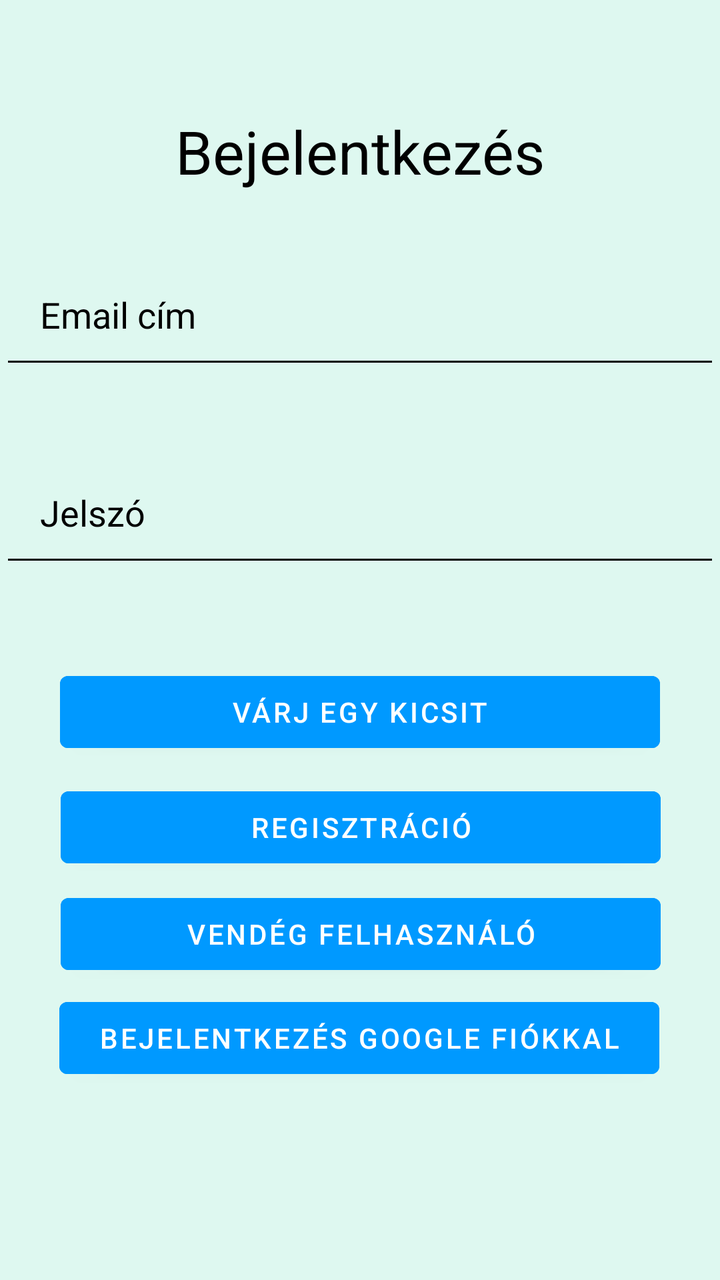
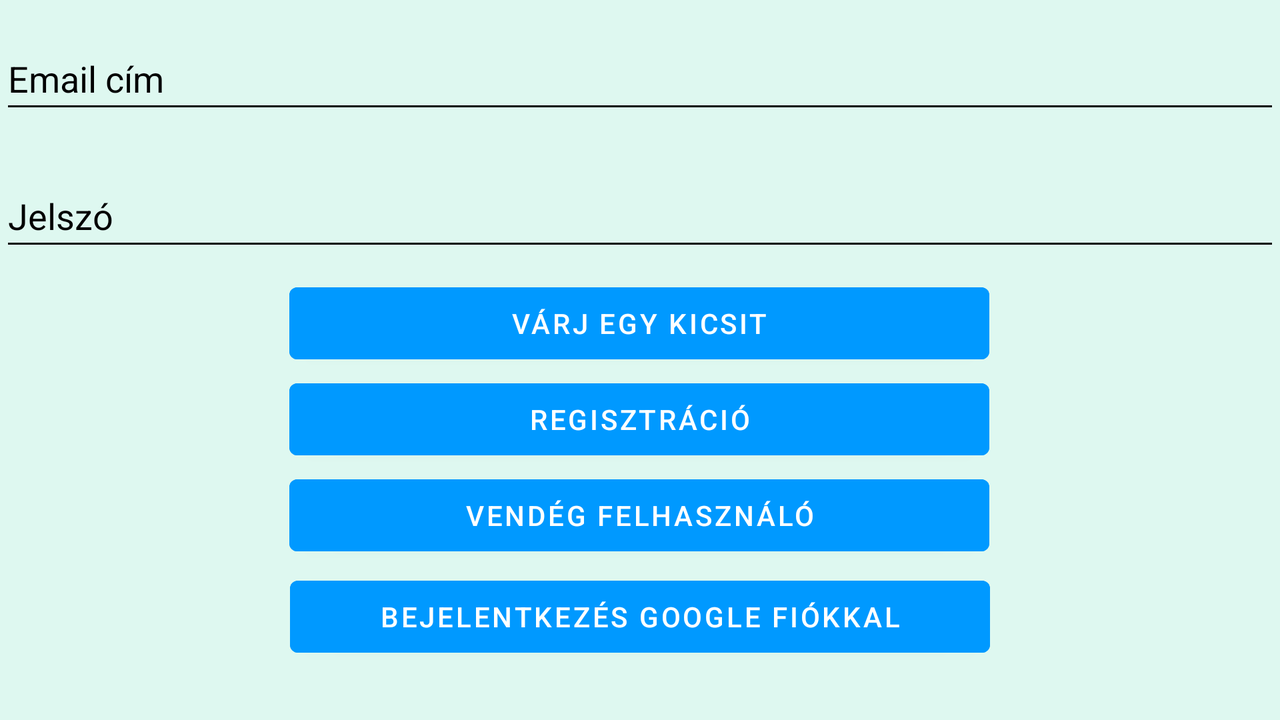

Two renders of one Android screen. The first uses the default layout on a phone; the second uses the alternative layout the repository ships for a different screen configuration, on a matching device. The two XML files are below.
<!-- AndroidManifest.xml: application theme Theme.TileShop -->
<!-- res/layout/activity_main.xml -->
<?xml version="1.0" encoding="utf-8"?>
<androidx.constraintlayout.widget.ConstraintLayout xmlns:android="http://schemas.android.com/apk/res/android"
    xmlns:app="http://schemas.android.com/apk/res-auto"
    xmlns:tools="http://schemas.android.com/tools"
    android:id="@+id/constrainLayout"
    android:layout_width="match_parent"
    android:layout_height="match_parent"
    android:background="@color/backgroundColor"
    tools:context=".MainActivity">

    <TextView
        android:layout_width="match_parent"
        android:layout_height="wrap_content"
        android:text="@string/login"
        android:textAlignment="center"
        android:textColor="@color/black"
        android:textSize="30sp"
        app:layout_constraintBottom_toTopOf="@+id/userNameEditText"
        app:layout_constraintEnd_toEndOf="parent"
        app:layout_constraintHorizontal_bias="0.0"
        app:layout_constraintStart_toStartOf="parent"
        app:layout_constraintTop_toTopOf="parent"
        app:layout_constraintVertical_bias="0.654" />

    <EditText
        android:id="@+id/userNameEditText"
        android:layout_width="match_parent"
        android:layout_height="wrap_content"
        android:ems="10"
        android:hint="@string/email"
        android:inputType="textEmailAddress"
        android:minHeight="48dp"
        android:padding="20dp"
        android:textColorHint="@color/black"
        app:backgroundTint="@color/black"
        android:textColor="@color/black"
        app:layout_constraintBottom_toBottomOf="parent"
        app:layout_constraintTop_toTopOf="parent"
        app:layout_constraintVertical_bias="0.217"
        tools:layout_editor_absoluteX="0dp" />

    <EditText
        android:id="@+id/passwordEditText"
        android:layout_width="match_parent"
        android:layout_height="wrap_content"
        android:ems="10"
        android:hint="@string/password"
        android:inputType="textPassword"
        android:minHeight="48dp"
        android:padding="20dp"
        android:textColorHint="@color/black"
        app:backgroundTint="@color/black"
        android:textColor="@color/black"
        app:layout_constraintBottom_toBottomOf="parent"
        app:layout_constraintTop_toBottomOf="@+id/userNameEditText"
        app:layout_constraintVertical_bias="0.09"
        tools:layout_editor_absoluteX="30dp" />

    <Button
        android:id="@+id/loginButton"
        android:layout_width="300dp"
        android:layout_height="wrap_content"
        android:onClick="login"
        android:text="Várj egy kicsit"
        app:layout_constraintBottom_toBottomOf="parent"
        app:layout_constraintEnd_toEndOf="parent"
        app:layout_constraintStart_toStartOf="parent"
        app:layout_constraintTop_toBottomOf="@+id/passwordEditText"
        app:layout_constraintVertical_bias="0.144"
        android:backgroundTint="@color/button_color"
        android:textColor="@color/white"
        tools:ignore="MissingConstraints,UsingOnClickInXml" />

    <Button
        android:id="@+id/registButton"
        android:layout_width="300dp"
        android:layout_height="wrap_content"
        android:backgroundTint="@color/button_color"
        android:onClick="registration"
        android:text="@string/registration"
        android:textColor="@color/white"
        app:layout_constraintBottom_toBottomOf="parent"
        app:layout_constraintEnd_toEndOf="parent"
        app:layout_constraintHorizontal_bias="0.504"
        app:layout_constraintStart_toStartOf="parent"
        app:layout_constraintTop_toBottomOf="@+id/loginButton"
        app:layout_constraintVertical_bias="0.045"
        tools:ignore="MissingConstraints,UsingOnClickInXml" />

    <Button
        android:id="@+id/guestLoginButton"
        android:layout_width="300dp"
        android:layout_height="wrap_content"
        android:backgroundTint="@color/button_color"
        android:onClick="loginAsGuest"
        android:text="@string/guest"
        android:textColor="@color/white"
        app:layout_constraintBottom_toBottomOf="parent"
        app:layout_constraintEnd_toEndOf="parent"
        app:layout_constraintHorizontal_bias="0.504"
        app:layout_constraintStart_toStartOf="parent"
        app:layout_constraintTop_toBottomOf="@+id/registButton"
        app:layout_constraintVertical_bias="0.035"
        tools:ignore="MissingConstraints,UsingOnClickInXml" />

    <Button
        android:id="@+id/googleLoginButton"
        android:layout_width="300dp"
        android:layout_height="wrap_content"
        android:backgroundTint="@color/button_color"
        android:onClick="googleLogin"
        android:text="@string/googleLogin"
        android:textColor="@color/white"
        app:layout_constraintBottom_toBottomOf="parent"
        app:layout_constraintEnd_toEndOf="parent"
        app:layout_constraintHorizontal_bias="0.495"
        app:layout_constraintStart_toStartOf="parent"
        app:layout_constraintTop_toBottomOf="@+id/guestLoginButton"
        app:layout_constraintVertical_bias="0.04"
        tools:ignore="MissingConstraints,UsingOnClickInXml" />

</androidx.constraintlayout.widget.ConstraintLayout>
<!-- resources referenced by this layout -->
<resources>
  <color name="backgroundColor">#DEF8F0</color>
  <color name="black">#FF000000</color>
  <color name="button_color">#0099FF</color>
  <color name="white">#FFFFFFFF</color>
  <string name="email">Email cím</string>
  <string name="googleLogin">Bejelentkezés google fiókkal</string>
  <string name="guest">Vendég felhasználó</string>
  <string name="login">Bejelentkezés</string>
  <string name="password">Jelszó</string>
  <string name="registration">Regisztráció</string>
  <style name="Theme.TileShop" parent="Theme.MaterialComponents.DayNight.DarkActionBar">
          
          <item name="colorPrimary">@color/purple_500</item>
          <item name="colorPrimaryVariant">@color/purple_700</item>
          <item name="colorOnPrimary">@color/white</item>
          
          <item name="colorSecondary">@color/teal_200</item>
          <item name="colorSecondaryVariant">@color/teal_700</item>
          <item name="colorOnSecondary">@color/black</item>
          
          <item name="android:statusBarColor" tools:targetApi="l">?attr/colorPrimaryVariant</item>
          
          <item name="android:windowAnimationStyle">@style/CustomActivityAnimation</item>
      </style>
  <color name="purple_500">#FF6200EE</color>
  <color name="purple_700">#FF3700B3</color>
  <color name="teal_200">#FF03DAC5</color>
  <color name="teal_700">#FF018786</color>
  <style name="CustomActivityAnimation" parent="@android:style/Animation.Activity">
          <item name="android:activityOpenEnterAnimation">@anim/slide_in_row</item>
          <item name="android:activityOpenExitAnimation">@anim/slide_out_left</item>
          <item name="android:activityCloseEnterAnimation">@anim/slide_in_left</item>
          <item name="android:activityCloseExitAnimation">@anim/slide_out_right</item>
      </style>
</resources>
<!-- res/layout-land/activity_main.xml (the repository's variant of the layout above) -->
<!-- drawn on the phone turned sideways -->
<?xml version="1.0" encoding="utf-8"?>
<androidx.constraintlayout.widget.ConstraintLayout xmlns:android="http://schemas.android.com/apk/res/android"
    xmlns:app="http://schemas.android.com/apk/res-auto"
    xmlns:tools="http://schemas.android.com/tools"
    android:layout_width="match_parent"
    android:layout_height="match_parent"
    android:background="@color/backgroundColor"
    tools:context=".MainActivity">


    <EditText
        android:id="@+id/userNameEditText"
        android:layout_width="match_parent"
        android:layout_height="wrap_content"
        android:ems="10"
        android:hint="@string/email"
        android:inputType="textEmailAddress"
        android:minHeight="48dp"
        android:textColorHint="@color/black"
        app:backgroundTint="@color/black"
        android:textColor="@color/black"
        app:layout_constraintBottom_toBottomOf="parent"
        app:layout_constraintTop_toTopOf="parent"
        app:layout_constraintVertical_bias="0.044"
        tools:layout_editor_absoluteX="0dp" />

    <EditText
        android:id="@+id/passwordEditText"
        android:layout_width="match_parent"
        android:layout_height="wrap_content"
        android:ems="10"
        android:hint="@string/password"
        android:inputType="textPassword"
        android:minHeight="48dp"
        android:textColorHint="@color/black"
        app:backgroundTint="@color/black"
        android:textColor="@color/black"
        app:layout_constraintBottom_toBottomOf="parent"
        app:layout_constraintTop_toBottomOf="@+id/userNameEditText"
        app:layout_constraintVertical_bias="0.082"
        tools:layout_editor_absoluteX="0dp" />

    <Button
        android:id="@+id/loginButton"
        android:layout_width="350dp"
        android:layout_height="wrap_content"
        android:onClick="login"
        android:text="Várj egy kicsit"
        app:layout_constraintBottom_toBottomOf="parent"
        app:layout_constraintEnd_toEndOf="parent"
        app:layout_constraintHorizontal_bias="0.499"
        app:layout_constraintStart_toStartOf="parent"
        app:layout_constraintTop_toBottomOf="@+id/passwordEditText"
        app:layout_constraintVertical_bias="0.04"
        android:backgroundTint="@color/button_color"
        android:textColor="@color/white"
        tools:ignore="MissingConstraints,UsingOnClickInXml" />

    <Button
        android:id="@+id/registButton"
        android:layout_width="350dp"
        android:layout_height="wrap_content"
        android:onClick="registration"
        android:text="@string/registration"
        app:layout_constraintBottom_toBottomOf="parent"
        app:layout_constraintEnd_toEndOf="parent"
        app:layout_constraintHorizontal_bias="0.499"
        app:layout_constraintStart_toStartOf="parent"
        app:layout_constraintTop_toBottomOf="@+id/loginButton"
        app:layout_constraintVertical_bias="0.0"
        android:backgroundTint="@color/button_color"
        android:textColor="@color/white"
        tools:ignore="MissingConstraints,UsingOnClickInXml" />

    <Button
        android:id="@+id/guestLoginButton"
        android:layout_width="350dp"
        android:layout_height="wrap_content"
        android:onClick="loginAsGuest"
        android:text="@string/guest"
        app:layout_constraintBottom_toBottomOf="parent"
        app:layout_constraintEnd_toEndOf="parent"
        app:layout_constraintHorizontal_bias="0.499"
        app:layout_constraintStart_toStartOf="parent"
        app:layout_constraintTop_toBottomOf="@+id/registButton"
        app:layout_constraintVertical_bias="0.0"
        android:backgroundTint="@color/button_color"
        android:textColor="@color/white"
        tools:ignore="MissingConstraints,UsingOnClickInXml" />

    <Button
        android:id="@+id/googleLoginButton"
        android:layout_width="350dp"
        android:layout_height="wrap_content"
        android:onClick="googleLogin"
        android:text="@string/googleLogin"
        app:layout_constraintBottom_toBottomOf="parent"
        app:layout_constraintEnd_toEndOf="parent"
        app:layout_constraintStart_toStartOf="parent"
        app:layout_constraintTop_toBottomOf="@+id/guestLoginButton"
        app:layout_constraintVertical_bias="0.091"
        android:backgroundTint="@color/button_color"
        android:textColor="@color/white"
        tools:ignore="MissingConstraints,UsingOnClickInXml" />

</androidx.constraintlayout.widget.ConstraintLayout>
<!-- resources referenced by the variant -->
<!-- as the phone turned sideways resolves them -->
<resources>
  <color name="backgroundColor">#DEF8F0</color>
  <color name="black">#FF000000</color>
  <color name="button_color">#0099FF</color>
  <color name="white">#FFFFFFFF</color>
  <string name="email">Email cím</string>
  <string name="googleLogin">Bejelentkezés google fiókkal</string>
  <string name="guest">Vendég felhasználó</string>
  <string name="password">Jelszó</string>
  <string name="registration">Regisztráció</string>
  <style name="Theme.TileShop" parent="Theme.MaterialComponents.DayNight.DarkActionBar">
          
          <item name="colorPrimary">@color/purple_500</item>
          <item name="colorPrimaryVariant">@color/purple_700</item>
          <item name="colorOnPrimary">@color/white</item>
          
          <item name="colorSecondary">@color/teal_200</item>
          <item name="colorSecondaryVariant">@color/teal_700</item>
          <item name="colorOnSecondary">@color/black</item>
          
          <item name="android:statusBarColor" tools:targetApi="l">?attr/colorPrimaryVariant</item>
          
          <item name="android:windowAnimationStyle">@style/CustomActivityAnimation</item>
      </style>
  <color name="purple_500">#FF6200EE</color>
  <color name="purple_700">#FF3700B3</color>
  <color name="teal_200">#FF03DAC5</color>
  <color name="teal_700">#FF018786</color>
  <style name="CustomActivityAnimation" parent="@android:style/Animation.Activity">
          <item name="android:activityOpenEnterAnimation">@anim/slide_in_row</item>
          <item name="android:activityOpenExitAnimation">@anim/slide_out_left</item>
          <item name="android:activityCloseEnterAnimation">@anim/slide_in_left</item>
          <item name="android:activityCloseExitAnimation">@anim/slide_out_right</item>
      </style>
</resources>
